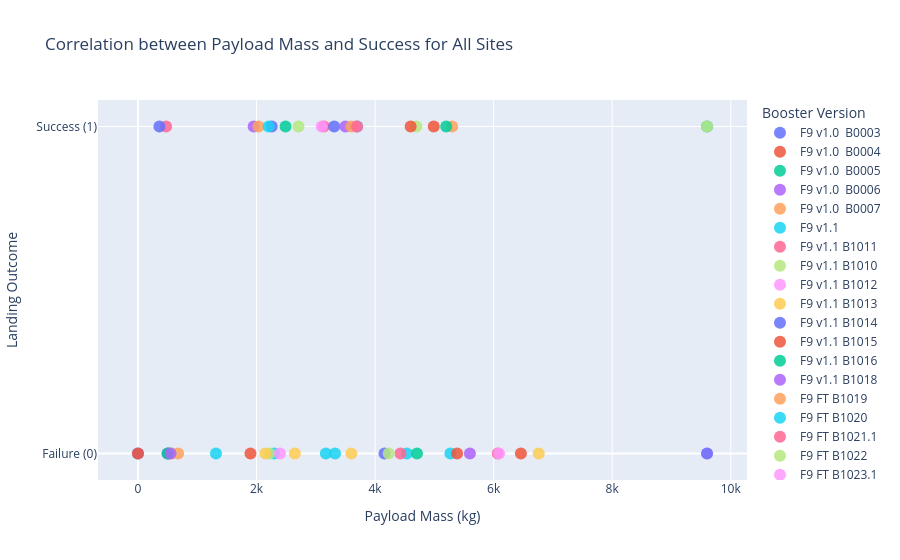

Source (notebook cell):
### Code cell
# Slide 41: Correlation between Payload Mass and Success for All Sites
payload_col = [c for c in spacex_df.columns if 'payload' in c.lower() and 'mass' in c.lower()][0]
booster_col = [c for c in spacex_df.columns if 'booster' in c.lower()][0]
class_col = 'class' if 'class' in spacex_df.columns else 'Class'

fig3 = px.scatter(
    spacex_df, 
    x=payload_col, 
    y=class_col, 
    color=booster_col,
    title='Correlation between Payload Mass and Success for All Sites',
    labels={class_col: 'Landing Outcome'},
    hover_data=['Launch Site'] if 'Launch Site' in spacex_df.columns else None
)
fig3.update_traces(marker=dict(size=12, opacity=0.85))
fig3.update_yaxes(tickvals=[0, 1], ticktext=['Failure (0)', 'Success (1)'])
fig3.show()

### Figure 1 — Plotly figure (JSON) as saved in the notebook; plotly's stock layout.template omitted (floating-point values rounded to 4 significant figures)
{"data": [{"customdata": [["CCAFS LC-40"]], "hovertemplate": "Booster Version=F9 v1.0  B0003<br>Payload Mass (kg)=%{x}<br>Landing Outcome=%{y}<br>Launch Site=%{customdata[0]}<extra></extra>", "legendgroup": "F9 v1.0  B0003", "marker": {"color": "#636efa", "opacity": 0.85, "size": 12, "symbol": "circle"}, "mode": "markers", "name": "F9 v1.0  B0003", "orientation": "v", "showlegend": true, "type": "scatter", "x": [0.0], "xaxis": "x", "y": [0], "yaxis": "y"}, {"customdata": [["CCAFS LC-40"]], "hovertemplate": "Booster Version=F9 v1.0  B0004<br>Payload Mass (kg)=%{x}<br>Landing Outcome=%{y}<br>Launch Site=%{customdata[0]}<extra></extra>", "legendgroup": "F9 v1.0  B0004", "marker": {"color": "#EF553B", "opacity": 0.85, "size": 12, "symbol": "circle"}, "mode": "markers", "name": "F9 v1.0  B0004", "orientation": "v", "showlegend": true, "type": "scatter", "x": [0.0], "xaxis": "x", "y": [0], "yaxis": "y"}, {"customdata": [["CCAFS LC-40"]], "hovertemplate": "Booster Version=F9 v1.0  B0005<br>Payload Mass (kg)=%{x}<br>Landing Outcome=%{y}<br>Launch Site=%{customdata[0]}<extra></extra>", "legendgroup": "F9 v1.0  B0005", "marker": {"color": "#00cc96", "opacity": 0.85, "size": 12, "symbol": "circle"}, "mode": "markers", "name": "F9 v1.0  B0005", "orientation": "v", "showlegend": true, "type": "scatter", "x": [525.0], "xaxis": "x", "y": [0], "yaxis": "y"}, {"customdata": [["CCAFS LC-40"]], "hovertemplate": "Booster Version=F9 v1.0  B0006<br>Payload Mass (kg)=%{x}<br>Landing Outcome=%{y}<br>Launch Site=%{customdata[0]}<extra></extra>", "legendgroup": "F9 v1.0  B0006", "marker": {"color": "#ab63fa", "opacity": 0.85, "size": 12, "symbol": "circle"}, "mode": "markers", "name": "F9 v1.0  B0006", "orientation": "v", "showlegend": true, "type": "scatter", "x": [500.0], "xaxis": "x", "y": [0], "yaxis": "y"}, {"customdata": [["CCAFS LC-40"]], "hovertemplate": "Booster Version=F9 v1.0  B0007<br>Payload Mass (kg)=%{x}<br>Landing Outcome=%{y}<br>Launch Site=%{customdata[0]}<extra></extra>", "legendgroup": "F9 v1.0  B0007", "marker": {"color": "#FFA15A", "opacity": 0.85, "size": 12, "symbol": "circle"}, "mode": "markers", "name": "F9 v1.0  B0007", "orientation": "v", "showlegend": true, "type": "scatter", "x": [677.0], "xaxis": "x", "y": [0], "yaxis": "y"}, {"customdata": [["CCAFS LC-40"], ["CCAFS LC-40"], ["CCAFS LC-40"], ["CCAFS LC-40"], ["CCAFS LC-40"]], "hovertemplate": "Booster Version=F9 v1.1<br>Payload Mass (kg)=%{x}<br>Landing Outcome=%{y}<br>Launch Site=%{customdata[0]}<extra></extra>", "legendgroup": "F9 v1.1", "marker": {"color": "#19d3f3", "opacity": 0.85, "size": 12, "symbol": "circle"}, "mode": "markers", "name": "F9 v1.1", "orientation": "v", "showlegend": true, "type": "scatter", "x": [3170.0, 3325.0, 2296.0, 1316.0, 4535.0], "xaxis": "x", "y": [0, 0, 0, 0, 0], "yaxis": "y"}, {"customdata": [["CCAFS LC-40"]], "hovertemplate": "Booster Version=F9 v1.1 B1011<br>Payload Mass (kg)=%{x}<br>Landing Outcome=%{y}<br>Launch Site=%{customdata[0]}<extra></extra>", "legendgroup": "F9 v1.1 B1011", "marker": {"color": "#FF6692", "opacity": 0.85, "size": 12, "symbol": "circle"}, "mode": "markers", "name": "F9 v1.1 B1011", "orientation": "v", "showlegend": true, "type": "scatter", "x": [4428.0], "xaxis": "x", "y": [0], "yaxis": "y"}, {"customdata": [["CCAFS LC-40"]], "hovertemplate": "Booster Version=F9 v1.1 B1010<br>Payload Mass (kg)=%{x}<br>Landing Outcome=%{y}<br>Launch Site=%{customdata[0]}<extra></extra>", "legendgroup": "F9 v1.1 B1010", "marker": {"color": "#B6E880", "opacity": 0.85, "size": 12, "symbol": "circle"}, "mode": "markers", "name": "F9 v1.1 B1010", "orientation": "v", "showlegend": true, "type": "scatter", "x": [2216.0], "xaxis": "x", "y": [0], "yaxis": "y"}, {"customdata": [["CCAFS LC-40"]], "hovertemplate": "Booster Version=F9 v1.1 B1012<br>Payload Mass (kg)=%{x}<br>Landing Outcome=%{y}<br>Launch Site=%{customdata[0]}<extra></extra>", "legendgroup": "F9 v1.1 B1012", "marker": {"color": "#FF97FF", "opacity": 0.85, "size": 12, "symbol": "circle"}, "mode": "markers", "name": "F9 v1.1 B1012", "orientation": "v", "showlegend": true, "type": "scatter", "x": [2395.0], "xaxis": "x", "y": [0], "yaxis": "y"}, {"customdata": [["CCAFS LC-40"]], "hovertemplate": "Booster Version=F9 v1.1 B1013<br>Payload Mass (kg)=%{x}<br>Landing Outcome=%{y}<br>Launch Site=%{customdata[0]}<extra></extra>", "legendgroup": "F9 v1.1 B1013", "marker": {"color": "#FECB52", "opacity": 0.85, "size": 12, "symbol": "circle"}, "mode": "markers", "name": "F9 v1.1 B1013", "orientation": "v", "showlegend": true, "type": "scatter", "x": [570.0], "xaxis": "x", "y": [0], "yaxis": "y"}, {"customdata": [["CCAFS LC-40"]], "hovertemplate": "Booster Version=F9 v1.1 B1014<br>Payload Mass (kg)=%{x}<br>Landing Outcome=%{y}<br>Launch Site=%{customdata[0]}<extra></extra>", "legendgroup": "F9 v1.1 B1014", "marker": {"color": "#636efa", "opacity": 0.85, "size": 12, "symbol": "circle"}, "mode": "markers", "name": "F9 v1.1 B1014", "orientation": "v", "showlegend": true, "type": "scatter", "x": [4159.0], "xaxis": "x", "y": [0], "yaxis": "y"}, {"customdata": [["CCAFS LC-40"]], "hovertemplate": "Booster Version=F9 v1.1 B1015<br>Payload Mass (kg)=%{x}<br>Landing Outcome=%{y}<br>Launch Site=%{customdata[0]}<extra></extra>", "legendgroup": "F9 v1.1 B1015", "marker": {"color": "#EF553B", "opacity": 0.85, "size": 12, "symbol": "circle"}, "mode": "markers", "name": "F9 v1.1 B1015", "orientation": "v", "showlegend": true, "type": "scatter", "x": [1898.0], "xaxis": "x", "y": [0], "yaxis": "y"}, {"customdata": [["CCAFS LC-40"]], "hovertemplate": "Booster Version=F9 v1.1 B1016<br>Payload Mass (kg)=%{x}<br>Landing Outcome=%{y}<br>Launch Site=%{customdata[0]}<extra></extra>", "legendgroup": "F9 v1.1 B1016", "marker": {"color": "#00cc96", "opacity": 0.85, "size": 12, "symbol": "circle"}, "mode": "markers", "name": "F9 v1.1 B1016", "orientation": "v", "showlegend": true, "type": "scatter", "x": [4707.0], "xaxis": "x", "y": [0], "yaxis": "y"}, {"customdata": [["CCAFS LC-40"]], "hovertemplate": "Booster Version=F9 v1.1 B1018<br>Payload Mass (kg)=%{x}<br>Landing Outcome=%{y}<br>Launch Site=%{customdata[0]}<extra></extra>", "legendgroup": "F9 v1.1 B1018", "marker": {"color": "#ab63fa", "opacity": 0.85, "size": 12, "symbol": "circle"}, "mode": "markers", "name": "F9 v1.1 B1018", "orientation": "v", "showlegend": true, "type": "scatter", "x": [1952.0], "xaxis": "x", "y": [1], "yaxis": "y"}, {"customdata": [["CCAFS LC-40"]], "hovertemplate": "Booster Version=F9 FT B1019<br>Payload Mass (kg)=%{x}<br>Landing Outcome=%{y}<br>Launch Site=%{customdata[0]}<extra></extra>", "legendgroup": "F9 FT B1019", "marker": {"color": "#FFA15A", "opacity": 0.85, "size": 12, "symbol": "circle"}, "mode": "markers", "name": "F9 FT B1019", "orientation": "v", "showlegend": true, "type": "scatter", "x": [2034.0], "xaxis": "x", "y": [1], "yaxis": "y"}, {"customdata": [["CCAFS LC-40"]], "hovertemplate": "Booster Version=F9 FT B1020<br>Payload Mass (kg)=%{x}<br>Landing Outcome=%{y}<br>Launch Site=%{customdata[0]}<extra></extra>", "legendgroup": "F9 FT B1020", "marker": {"color": "#19d3f3", "opacity": 0.85, "size": 12, "symbol": "circle"}, "mode": "markers", "name": "F9 FT B1020", "orientation": "v", "showlegend": true, "type": "scatter", "x": [5271.0], "xaxis": "x", "y": [0], "yaxis": "y"}, {"customdata": [["CCAFS LC-40"]], "hovertemplate": "Booster Version=F9 FT B1021.1<br>Payload Mass (kg)=%{x}<br>Landing Outcome=%{y}<br>Launch Site=%{customdata[0]}<extra></extra>", "legendgroup": "F9 FT B1021.1", "marker": {"color": "#FF6692", "opacity": 0.85, "size": 12, "symbol": "circle"}, "mode": "markers", "name": "F9 FT B1021.1", "orientation": "v", "showlegend": true, "type": "scatter", "x": [3136.0], "xaxis": "x", "y": [1], "yaxis": "y"}, {"customdata": [["CCAFS LC-40"]], "hovertemplate": "Booster Version=F9 FT B1022<br>Payload Mass (kg)=%{x}<br>Landing Outcome=%{y}<br>Launch Site=%{customdata[0]}<extra></extra>", "legendgroup": "F9 FT B1022", "marker": {"color": "#B6E880", "opacity": 0.85, "size": 12, "symbol": "circle"}, "mode": "markers", "name": "F9 FT B1022", "orientation": "v", "showlegend": true, "type": "scatter", "x": [4696.0], "xaxis": "x", "y": [1], "yaxis": "y"}, {"customdata": [["CCAFS LC-40"]], "hovertemplate": "Booster Version=F9 FT B1023.1<br>Payload Mass (kg)=%{x}<br>Landing Outcome=%{y}<br>Launch Site=%{customdata[0]}<extra></extra>", "legendgroup": "F9 FT B1023.1", "marker": {"color": "#FF97FF", "opacity": 0.85, "size": 12, "symbol": "circle"}, "mode": "markers", "name": "F9 FT B1023.1", "orientation": "v", "showlegend": true, "type": "scatter", "x": [3100.0], "xaxis": "x", "y": [1], "yaxis": "y"}, {"customdata": [["CCAFS LC-40"]], "hovertemplate": "Booster Version=F9 FT B1024<br>Payload Mass (kg)=%{x}<br>Landing Outcome=%{y}<br>Launch Site=%{customdata[0]}<extra></extra>", "legendgroup": "F9 FT B1024", "marker": {"color": "#FECB52", "opacity": 0.85, "size": 12, "symbol": "circle"}, "mode": "markers", "name": "F9 FT B1024", "orientation": "v", "showlegend": true, "type": "scatter", "x": [3600.0], "xaxis": "x", "y": [0], "yaxis": "y"}, {"customdata": [["CCAFS LC-40"]], "hovertemplate": "Booster Version=F9 FT B1025.1<br>Payload Mass (kg)=%{x}<br>Landing Outcome=%{y}<br>Launch Site=%{customdata[0]}<extra></extra>", "legendgroup": "F9 FT B1025.1", "marker": {"color": "#636efa", "opacity": 0.85, "size": 12, "symbol": "circle"}, "mode": "markers", "name": "F9 FT B1025.1", "orientation": "v", "showlegend": true, "type": "scatter", "x": [2257.0], "xaxis": "x", "y": [1], "yaxis": "y"}, {"customdata": [["CCAFS LC-40"]], "hovertemplate": "Booster Version=F9 FT B1026<br>Payload Mass (kg)=%{x}<br>Landing Outcome=%{y}<br>Launch Site=%{customdata[0]}<extra></extra>", "legendgroup": "F9 FT B1026", "marker": {"color": "#EF553B", "opacity": 0.85, "size": 12, "symbol": "circle"}, "mode": "markers", "name": "F9 FT B1026", "orientation": "v", "showlegend": true, "type": "scatter", "x": [4600.0], "xaxis": "x", "y": [1], "yaxis": "y"}, {"customdata": [["VAFB SLC-4E"]], "hovertemplate": "Booster Version=F9 v1.1  B1003<br>Payload Mass (kg)=%{x}<br>Landing Outcome=%{y}<br>Launch Site=%{customdata[0]}<extra></extra>", "legendgroup": "F9 v1.1  B1003", "marker": {"color": "#00cc96", "opacity": 0.85, "size": 12, "symbol": "circle"}, "mode": "markers", "name": "F9 v1.1  B1003", "orientation": "v", "showlegend": true, "type": "scatter", "x": [500.0], "xaxis": "x", "y": [0], "yaxis": "y"}, {"customdata": [["VAFB SLC-4E"]], "hovertemplate": "Booster Version=F9 v1.1 B1017<br>Payload Mass (kg)=%{x}<br>Landing Outcome=%{y}<br>Launch Site=%{customdata[0]}<extra></extra>", "legendgroup": "F9 v1.1 B1017", "marker": {"color": "#ab63fa", "opacity": 0.85, "size": 12, "symbol": "circle"}, "mode": "markers", "name": "F9 v1.1 B1017", "orientation": "v", "showlegend": true, "type": "scatter", "x": [553.0], "xaxis": "x", "y": [0], "yaxis": "y"}, {"customdata": [["VAFB SLC-4E"]], "hovertemplate": "Booster Version=F9 FT B1029.1<br>Payload Mass (kg)=%{x}<br>Landing Outcome=%{y}<br>Launch Site=%{customdata[0]}<extra></extra>", "legendgroup": "F9 FT B1029.1", "marker": {"color": "#FFA15A", "opacity": 0.85, "size": 12, "symbol": "circle"}, "mode": "markers", "name": "F9 FT B1029.1", "orientation": "v", "showlegend": true, "type": "scatter", "x": [9600.0], "xaxis": "x", "y": [1], "yaxis": "y"}, {"customdata": [["VAFB SLC-4E"]], "hovertemplate": "Booster Version=F9 FT B1036.1<br>Payload Mass (kg)=%{x}<br>Landing Outcome=%{y}<br>Launch Site=%{customdata[0]}<extra></extra>", "legendgroup": "F9 FT B1036.1", "marker": {"color": "#19d3f3", "opacity": 0.85, "size": 12, "symbol": "circle"}, "mode": "markers", "name": "F9 FT B1036.1", "orientation": "v", "showlegend": true, "type": "scatter", "x": [9600.0], "xaxis": "x", "y": [1], "yaxis": "y"}, {"customdata": [["VAFB SLC-4E"]], "hovertemplate": "Booster Version=F9 FT B1038.1<br>Payload Mass (kg)=%{x}<br>Landing Outcome=%{y}<br>Launch Site=%{customdata[0]}<extra></extra>", "legendgroup": "F9 FT B1038.1", "marker": {"color": "#FF6692", "opacity": 0.85, "size": 12, "symbol": "circle"}, "mode": "markers", "name": "F9 FT B1038.1", "orientation": "v", "showlegend": true, "type": "scatter", "x": [475.0], "xaxis": "x", "y": [1], "yaxis": "y"}, {"customdata": [["VAFB SLC-4E"]], "hovertemplate": "Booster Version=F9 B4 B1041.1<br>Payload Mass (kg)=%{x}<br>Landing Outcome=%{y}<br>Launch Site=%{customdata[0]}<extra></extra>", "legendgroup": "F9 B4 B1041.1", "marker": {"color": "#B6E880", "opacity": 0.85, "size": 12, "symbol": "circle"}, "mode": "markers", "name": "F9 B4 B1041.1", "orientation": "v", "showlegend": true, "type": "scatter", "x": [9600.0], "xaxis": "x", "y": [1], "yaxis": "y"}, {"customdata": [["VAFB SLC-4E"]], "hovertemplate": "Booster Version=F9 FT  B1036.2<br>Payload Mass (kg)=%{x}<br>Landing Outcome=%{y}<br>Launch Site=%{customdata[0]}<extra></extra>", "legendgroup": "F9 FT  B1036.2", "marker": {"color": "#FF97FF", "opacity": 0.85, "size": 12, "symbol": "circle"}, "mode": "markers", "name": "F9 FT  B1036.2", "orientation": "v", "showlegend": true, "type": "scatter", "x": [9600.0], "xaxis": "x", "y": [0], "yaxis": "y"}, {"customdata": [["VAFB SLC-4E"]], "hovertemplate": "Booster Version=F9 FT  B1038.2<br>Payload Mass (kg)=%{x}<br>Landing Outcome=%{y}<br>Launch Site=%{customdata[0]}<extra></extra>", "legendgroup": "F9 FT  B1038.2", "marker": {"color": "#FECB52", "opacity": 0.85, "size": 12, "symbol": "circle"}, "mode": "markers", "name": "F9 FT  B1038.2", "orientation": "v", "showlegend": true, "type": "scatter", "x": [2150.0], "xaxis": "x", "y": [0], "yaxis": "y"}, {"customdata": [["VAFB SLC-4E"]], "hovertemplate": "Booster Version=F9 B4  B1041.2<br>Payload Mass (kg)=%{x}<br>Landing Outcome=%{y}<br>Launch Site=%{customdata[0]}<extra></extra>", "legendgroup": "F9 B4  B1041.2", "marker": {"color": "#636efa", "opacity": 0.85, "size": 12, "symbol": "circle"}, "mode": "markers", "name": "F9 B4  B1041.2", "orientation": "v", "showlegend": true, "type": "scatter", "x": [9600.0], "xaxis": "x", "y": [0], "yaxis": "y"}, {"customdata": [["VAFB SLC-4E"]], "hovertemplate": "Booster Version=F9 B4  B1043.2<br>Payload Mass (kg)=%{x}<br>Landing Outcome=%{y}<br>Launch Site=%{customdata[0]}<extra></extra>", "legendgroup": "F9 B4  B1043.2", "marker": {"color": "#EF553B", "opacity": 0.85, "size": 12, "symbol": "circle"}, "mode": "markers", "name": "F9 B4  B1043.2", "orientation": "v", "showlegend": true, "type": "scatter", "x": [6460.0], "xaxis": "x", "y": [0], "yaxis": "y"}, {"customdata": [["KSC LC-39A"]], "hovertemplate": "Booster Version=F9 FT B1031.1<br>Payload Mass (kg)=%{x}<br>Landing Outcome=%{y}<br>Launch Site=%{customdata[0]}<extra></extra>", "legendgroup": "F9 FT B1031.1", "marker": {"color": "#00cc96", "opacity": 0.85, "size": 12, "symbol": "circle"}, "mode": "markers", "name": "F9 FT B1031.1", "orientation": "v", "showlegend": true, "type": "scatter", "x": [2490.0], "xaxis": "x", "y": [1], "yaxis": "y"}, {"customdata": [["KSC LC-39A"]], "hovertemplate": "Booster Version=F9 FT B1030<br>Payload Mass (kg)=%{x}<br>Landing Outcome=%{y}<br>Launch Site=%{customdata[0]}<extra></extra>", "legendgroup": "F9 FT B1030", "marker": {"color": "#ab63fa", "opacity": 0.85, "size": 12, "symbol": "circle"}, "mode": "markers", "name": "F9 FT B1030", "orientation": "v", "showlegend": true, "type": "scatter", "x": [5600.0], "xaxis": "x", "y": [0], "yaxis": "y"}, {"customdata": [["KSC LC-39A"]], "hovertemplate": "Booster Version=F9 FT  B1021.2<br>Payload Mass (kg)=%{x}<br>Landing Outcome=%{y}<br>Launch Site=%{customdata[0]}<extra></extra>", "legendgroup": "F9 FT  B1021.2", "marker": {"color": "#FFA15A", "opacity": 0.85, "size": 12, "symbol": "circle"}, "mode": "markers", "name": "F9 FT  B1021.2", "orientation": "v", "showlegend": true, "type": "scatter", "x": [5300.0], "xaxis": "x", "y": [1], "yaxis": "y"}, {"customdata": [["KSC LC-39A"]], "hovertemplate": "Booster Version=F9 FT B1032.1<br>Payload Mass (kg)=%{x}<br>Landing Outcome=%{y}<br>Launch Site=%{customdata[0]}<extra></extra>", "legendgroup": "F9 FT B1032.1", "marker": {"color": "#19d3f3", "opacity": 0.85, "size": 12, "symbol": "circle"}, "mode": "markers", "name": "F9 FT B1032.1", "orientation": "v", "showlegend": true, "type": "scatter", "x": [3697.0], "xaxis": "x", "y": [1], "yaxis": "y"}, {"customdata": [["KSC LC-39A"]], "hovertemplate": "Booster Version=F9 FT B1034<br>Payload Mass (kg)=%{x}<br>Landing Outcome=%{y}<br>Launch Site=%{customdata[0]}<extra></extra>", "legendgroup": "F9 FT B1034", "marker": {"color": "#FF6692", "opacity": 0.85, "size": 12, "symbol": "circle"}, "mode": "markers", "name": "F9 FT B1034", "orientation": "v", "showlegend": true, "type": "scatter", "x": [6070.0], "xaxis": "x", "y": [0], "yaxis": "y"}, {"customdata": [["KSC LC-39A"]], "hovertemplate": "Booster Version=F9 FT B1035.1<br>Payload Mass (kg)=%{x}<br>Landing Outcome=%{y}<br>Launch Site=%{customdata[0]}<extra></extra>", "legendgroup": "F9 FT B1035.1", "marker": {"color": "#B6E880", "opacity": 0.85, "size": 12, "symbol": "circle"}, "mode": "markers", "name": "F9 FT B1035.1", "orientation": "v", "showlegend": true, "type": "scatter", "x": [2708.0], "xaxis": "x", "y": [1], "yaxis": "y"}, {"customdata": [["KSC LC-39A"]], "hovertemplate": "Booster Version=F9 FT  B1029.2<br>Payload Mass (kg)=%{x}<br>Landing Outcome=%{y}<br>Launch Site=%{customdata[0]}<extra></extra>", "legendgroup": "F9 FT  B1029.2", "marker": {"color": "#FF97FF", "opacity": 0.85, "size": 12, "symbol": "circle"}, "mode": "markers", "name": "F9 FT  B1029.2", "orientation": "v", "showlegend": true, "type": "scatter", "x": [3669.0], "xaxis": "x", "y": [1], "yaxis": "y"}, {"customdata": [["KSC LC-39A"]], "hovertemplate": "Booster Version=F9 FT B1037<br>Payload Mass (kg)=%{x}<br>Landing Outcome=%{y}<br>Launch Site=%{customdata[0]}<extra></extra>", "legendgroup": "F9 FT B1037", "marker": {"color": "#FECB52", "opacity": 0.85, "size": 12, "symbol": "circle"}, "mode": "markers", "name": "F9 FT B1037", "orientation": "v", "showlegend": true, "type": "scatter", "x": [6761.0], "xaxis": "x", "y": [0], "yaxis": "y"}, {"customdata": [["KSC LC-39A"]], "hovertemplate": "Booster Version=F9 B4 B1039.1<br>Payload Mass (kg)=%{x}<br>Landing Outcome=%{y}<br>Launch Site=%{customdata[0]}<extra></extra>", "legendgroup": "F9 B4 B1039.1", "marker": {"color": "#636efa", "opacity": 0.85, "size": 12, "symbol": "circle"}, "mode": "markers", "name": "F9 B4 B1039.1", "orientation": "v", "showlegend": true, "type": "scatter", "x": [3310.0], "xaxis": "x", "y": [1], "yaxis": "y"}, {"customdata": [["KSC LC-39A"]], "hovertemplate": "Booster Version=F9 B4 B1040.1<br>Payload Mass (kg)=%{x}<br>Landing Outcome=%{y}<br>Launch Site=%{customdata[0]}<extra></extra>", "legendgroup": "F9 B4 B1040.1", "marker": {"color": "#EF553B", "opacity": 0.85, "size": 12, "symbol": "circle"}, "mode": "markers", "name": "F9 B4 B1040.1", "orientation": "v", "showlegend": true, "type": "scatter", "x": [4990.0], "xaxis": "x", "y": [1], "yaxis": "y"}, {"customdata": [["KSC LC-39A"]], "hovertemplate": "Booster Version=F9 FT  B1031.2<br>Payload Mass (kg)=%{x}<br>Landing Outcome=%{y}<br>Launch Site=%{customdata[0]}<extra></extra>", "legendgroup": "F9 FT  B1031.2", "marker": {"color": "#00cc96", "opacity": 0.85, "size": 12, "symbol": "circle"}, "mode": "markers", "name": "F9 FT  B1031.2", "orientation": "v", "showlegend": true, "type": "scatter", "x": [5200.0], "xaxis": "x", "y": [1], "yaxis": "y"}, {"customdata": [["KSC LC-39A"]], "hovertemplate": "Booster Version=F9 B4 B1042.1<br>Payload Mass (kg)=%{x}<br>Landing Outcome=%{y}<br>Launch Site=%{customdata[0]}<extra></extra>", "legendgroup": "F9 B4 B1042.1", "marker": {"color": "#ab63fa", "opacity": 0.85, "size": 12, "symbol": "circle"}, "mode": "markers", "name": "F9 B4 B1042.1", "orientation": "v", "showlegend": true, "type": "scatter", "x": [3500.0], "xaxis": "x", "y": [1], "yaxis": "y"}, {"customdata": [["KSC LC-39A"]], "hovertemplate": "Booster Version=F9 B5  B1046.1<br>Payload Mass (kg)=%{x}<br>Landing Outcome=%{y}<br>Launch Site=%{customdata[0]}<extra></extra>", "legendgroup": "F9 B5  B1046.1", "marker": {"color": "#FFA15A", "opacity": 0.85, "size": 12, "symbol": "circle"}, "mode": "markers", "name": "F9 B5  B1046.1", "orientation": "v", "showlegend": true, "type": "scatter", "x": [3600.0], "xaxis": "x", "y": [1], "yaxis": "y"}, {"customdata": [["CCAFS SLC-40"]], "hovertemplate": "Booster Version=F9 FT  B1035.2<br>Payload Mass (kg)=%{x}<br>Landing Outcome=%{y}<br>Launch Site=%{customdata[0]}<extra></extra>", "legendgroup": "F9 FT  B1035.2", "marker": {"color": "#19d3f3", "opacity": 0.85, "size": 12, "symbol": "circle"}, "mode": "markers", "name": "F9 FT  B1035.2", "orientation": "v", "showlegend": true, "type": "scatter", "x": [2205.0], "xaxis": "x", "y": [1], "yaxis": "y"}, {"customdata": [["CCAFS SLC-40"]], "hovertemplate": "Booster Version=F9 B4 B1043.1<br>Payload Mass (kg)=%{x}<br>Landing Outcome=%{y}<br>Launch Site=%{customdata[0]}<extra></extra>", "legendgroup": "F9 B4 B1043.1", "marker": {"color": "#FF6692", "opacity": 0.85, "size": 12, "symbol": "circle"}, "mode": "markers", "name": "F9 B4 B1043.1", "orientation": "v", "showlegend": true, "type": "scatter", "x": [3697.0], "xaxis": "x", "y": [1], "yaxis": "y"}, {"customdata": [["CCAFS SLC-40"]], "hovertemplate": "Booster Version=F9 FT  B1032.2<br>Payload Mass (kg)=%{x}<br>Landing Outcome=%{y}<br>Launch Site=%{customdata[0]}<extra></extra>", "legendgroup": "F9 FT  B1032.2", "marker": {"color": "#B6E880", "opacity": 0.85, "size": 12, "symbol": "circle"}, "mode": "markers", "name": "F9 FT  B1032.2", "orientation": "v", "showlegend": true, "type": "scatter", "x": [4230.0], "xaxis": "x", "y": [0], "yaxis": "y"}, {"customdata": [["CCAFS SLC-40"]], "hovertemplate": "Booster Version=F9 B4 B1044<br>Payload Mass (kg)=%{x}<br>Landing Outcome=%{y}<br>Launch Site=%{customdata[0]}<extra></extra>", "legendgroup": "F9 B4 B1044", "marker": {"color": "#FF97FF", "opacity": 0.85, "size": 12, "symbol": "circle"}, "mode": "markers", "name": "F9 B4 B1044", "orientation": "v", "showlegend": true, "type": "scatter", "x": [6092.0], "xaxis": "x", "y": [0], "yaxis": "y"}, {"customdata": [["CCAFS SLC-40"]], "hovertemplate": "Booster Version=F9 B4  B1039.2<br>Payload Mass (kg)=%{x}<br>Landing Outcome=%{y}<br>Launch Site=%{customdata[0]}<extra></extra>", "legendgroup": "F9 B4  B1039.2", "marker": {"color": "#FECB52", "opacity": 0.85, "size": 12, "symbol": "circle"}, "mode": "markers", "name": "F9 B4  B1039.2", "orientation": "v", "showlegend": true, "type": "scatter", "x": [2647.0], "xaxis": "x", "y": [0], "yaxis": "y"}, {"customdata": [["CCAFS SLC-40"]], "hovertemplate": "Booster Version=F9 B4 B1045.1<br>Payload Mass (kg)=%{x}<br>Landing Outcome=%{y}<br>Launch Site=%{customdata[0]}<extra></extra>", "legendgroup": "F9 B4 B1045.1", "marker": {"color": "#636efa", "opacity": 0.85, "size": 12, "symbol": "circle"}, "mode": "markers", "name": "F9 B4 B1045.1", "orientation": "v", "showlegend": true, "type": "scatter", "x": [362.0], "xaxis": "x", "y": [1], "yaxis": "y"}, {"customdata": [["CCAFS SLC-40"]], "hovertemplate": "Booster Version=F9 B4  B1040.2<br>Payload Mass (kg)=%{x}<br>Landing Outcome=%{y}<br>Launch Site=%{customdata[0]}<extra></extra>", "legendgroup": "F9 B4  B1040.2", "marker": {"color": "#EF553B", "opacity": 0.85, "size": 12, "symbol": "circle"}, "mode": "markers", "name": "F9 B4  B1040.2", "orientation": "v", "showlegend": true, "type": "scatter", "x": [5384.0], "xaxis": "x", "y": [0], "yaxis": "y"}], "layout": {"legend": {"title": {"text": "Booster Version"}, "tracegroupgap": 0}, "title": {"text": "Correlation between Payload Mass and Success for All Sites"}, "xaxis": {"anchor": "y", "domain": [0, 1], "title": {"text": "Payload Mass (kg)"}}, "yaxis": {"anchor": "x", "domain": [0, 1], "ticktext": ["Failure (0)", "Success (1)"], "tickvals": [0, 1], "title": {"text": "Landing Outcome"}}}}
